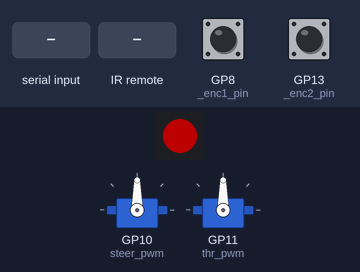
Bench run of a program on a simulated Raspberry Pi Pico running CircuitPython. Parts: 2 × servo, 1 RGB LEDs in strip order, left to right. The test bench sets the inputs (shaded band); at power-on: GP8 (_enc1_pin) HIGH, GP13 (_enc2_pin) HIGH. Dim RGB values are drawn brighter than linear; the interpreter's speed is modelled, so counts of loop turns are approximate; servo angles are drawn from the pulse width (0.5 ms = 0°, 2.5 ms = 180°); what the program prints to the serial console is not drawn.

Above: at 0.1 s.
At 1.2 s:
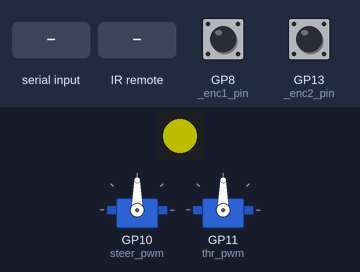
1.3 s: "center" typed at the serial console, then Enter
4.3 s: infrared code 0x45 received
At 5.7 s:
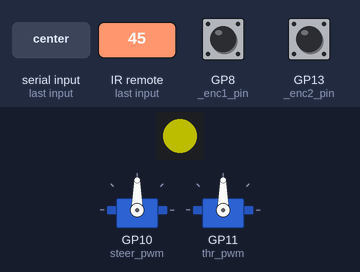
Timing chart, 0 to 7.3 s (numbered marks = the images above; inputs shaded):
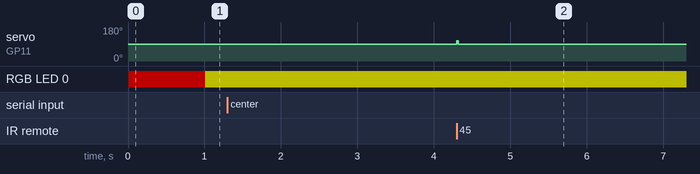

Measured:
- after the input at 1.3 s, every drawn part: stays the same
- after the input at 4.3 s, servo on GP11 (thr_pwm): 90° → 107° at once, → 90° 0.02 s later

The program:

code.py
```python
"""
RP2040‑Zero RoboHAT controller – CircuitPython 9 / 10
Advanced RC Control System with configurable operation modes
  • RC PWM in  : GP6 (steer), GP5 (throttle), GP7 (aux1), GP4 (aux2), GP3 (aux3), GP2 (aux4)
  • Servo PWM out : GP10 (steer), GP11 (throttle)
  • Motor control: GP12 (blade)
  • Wheel encoder 1: GP8  (signal – Hall effect, KY-003; software polling, A-pin)
  • Wheel encoder 2: GP13 (signal – Hall effect, KY-003; software polling, B-pin conflicts with blade)
  • Status NeoPixel on GP16
  • Hardware UART  : GP0 (TX → Pi GPIO15/RX), GP1 (RX ← Pi GPIO14/TX) at 115200 baud

USB/UART commands (accepted on both interfaces simultaneously)
  rc=enable / rc=disable
  rc_mode=<mode>           – set RC control mode (emergency|manual|assisted|training)
  rc_config=<ch>,<func>    – configure channel function
  pwm,<steer>,<throttle>   (µs, 1000‑2000) when RC disabled
  blade=<on|off>           – blade control
  enc=zero                 – reset both wheel‑tick counters
  get_rc_status           – get comprehensive RC status
"""

from __future__ import annotations

import sys
import time
import os

import board
import busio
import digitalio
import pwmio
import supervisor
import microcontroller
import adafruit_pixelbuf
import neopixel_write
from pulseio import PulseIn

# ----- Watchdog enum location changed in CP 9 ----- #
try:
    from watchdog import WatchDogMode  # CP ≥ 9
except ImportError:                    # CP ≤ 8
    from microcontroller import WatchDogMode  # type: ignore

# ---------- NeoPixel helper ---------- #
class SimpleNeoPixel(adafruit_pixelbuf.PixelBuf):
    def __init__(self, pin, n, *, brightness=1.0, auto_write=True, byteorder="GRB"):
        self._pin = digitalio.DigitalInOut(pin)
        self._pin.direction = digitalio.Direction.OUTPUT
        super().__init__(n, brightness=brightness, byteorder=byteorder, auto_write=auto_write)

    # new requirement in adafruit_pixelbuf 9+
    def _transmit(self, buf: memoryview, **kwargs) -> None:  # pylint: disable=invalid-name
        neopixel_write.neopixel_write(self._pin, buf)


pixel = SimpleNeoPixel(board.GP16, 1, brightness=0.3)

# ---------- Hardware UART (GP0/GP1) ---------- #
# Wiring: RP2040 GP0 (TX) → Pi GPIO15 (RXD / ttyAMA0 RX)
#         RP2040 GP1 (RX) ← Pi GPIO14 (TXD / ttyAMA0 TX)
# Use board.GP0/GP1 explicitly — board.TX/board.RX may not be defined on all
# CP10 board builds (Waveshare RP2040-Zero omits the TX/RX aliases).
_hw_uart: busio.UART | None = None
_uart_rx_buf: str = ""
try:
    _hw_uart = busio.UART(board.GP0, board.GP1, baudrate=115200, timeout=0)
    # Send boot beacon immediately so the Pi probe can detect UART is live
    _hw_uart.write(b"[status] boot uart=ok\r\n")
except Exception as _uart_err:  # noqa: BLE001
    print(f"Warning: hardware UART init failed: {_uart_err}")

# ---------- PWM servos ---------- #
PWM_FREQ = 50  # Hz

steer_pwm = pwmio.PWMOut(board.GP10, frequency=PWM_FREQ, duty_cycle=0)
thr_pwm   = pwmio.PWMOut(board.GP11, frequency=PWM_FREQ, duty_cycle=0)

# ---------- RC Control Modes ---------- #
class RCMode:
    EMERGENCY = "emergency"    # RC control only for emergency situations
    MANUAL = "manual"         # Complete manual control of all functions
    ASSISTED = "assisted"     # Manual control with safety oversight
    TRAINING = "training"     # Manual control with movement recording

# ---------- RC Channel Configuration ---------- #
RC_CHANNELS = {
    1: {"pin": board.GP6, "function": "steer", "min": 1000, "max": 2000, "center": 1500},
    2: {"pin": board.GP5, "function": "throttle", "min": 1000, "max": 2000, "center": 1500},
    3: {"pin": board.GP7, "function": "blade", "min": 1000, "max": 2000, "center": 1500},
    4: {"pin": board.GP4, "function": "speed_adj", "min": 1000, "max": 2000, "center": 1500},
    5: {"pin": board.GP3, "function": "emergency", "min": 1000, "max": 2000, "center": 1500},
    6: {"pin": board.GP2, "function": "mode_switch", "min": 1000, "max": 2000, "center": 1500},
}

# ---------- RC receiver (PulseIn) - Multi-channel ---------- #
rc_inputs = {}
for ch_num, config in RC_CHANNELS.items():
    try:
        rc_inputs[ch_num] = PulseIn(config["pin"], maxlen=100, idle_state=True)
        rc_inputs[ch_num].resume()
    except Exception as e:
        print(f"Warning: Failed to initialize RC channel {ch_num}: {e}")

# Additional motor control pins
blade_pwm = pwmio.PWMOut(board.GP12, frequency=PWM_FREQ, duty_cycle=0)

# ---------- Single-channel Hall effect wheel encoders ---------- #
# KY-003 / A3144 sensors wired to GP8 (enc1) and GP13 (enc2).
# countio.Counter can't be used:
#   GP8 = PWM4A (wrong channel type for countio)
#   GP13 = PWM6B, but blade_pwm uses PWM6A (same slice conflict)
# Both encoders use software edge detection in the main loop.
_enc1_pin = digitalio.DigitalInOut(board.GP8)
_enc1_pin.direction = digitalio.Direction.INPUT
_enc1_pin.pull = digitalio.Pull.UP
_enc1_prev = _enc1_pin.value
_enc1_count = 0
_enc2_pin = digitalio.DigitalInOut(board.GP13)
_enc2_pin.direction = digitalio.Direction.INPUT
_enc2_pin.pull = digitalio.Pull.UP
_enc2_prev = _enc2_pin.value
_enc2_count = 0

# ---------- Watchdog ---------- #
wdt = microcontroller.watchdog
wdt.timeout = 8
wdt.mode = WatchDogMode.RESET

FIRMWARE_VERSION  = "10.0.0"

# ---------- Globals ---------- #
rc_enabled        = True
rc_mode          = RCMode.EMERGENCY
last_serial_time  = time.monotonic()
SERIAL_TIMEOUT    = 5.0
MOTION_COMMAND_TIMEOUT = 0.5
BLADE_COMMAND_TIMEOUT = 1.0
_prev_led_state   = None
blade_enabled     = False
serial_motion_active = False
last_motion_command_time = 0.0
last_blade_command_time = 0.0
rc_signal_lost_time = None
SIGNAL_LOSS_TIMEOUT = 1.0
channel_data      = {}


# ---------- helpers ---------- #
def us_to_dc(us: int, freq: int = PWM_FREQ) -> int:
    period_us = 1_000_000 / freq
    return max(0, min(65535, int(us / period_us * 65535)))


def set_pwm(steer_us: int, thr_us: int) -> None:
    steer_pwm.duty_cycle = us_to_dc(steer_us)
    thr_pwm.duty_cycle   = us_to_dc(thr_us)


def blade_off() -> None:
    global blade_enabled  # pylint: disable=global-statement
    blade_pwm.duty_cycle = 0
    blade_enabled = False


def drain_pulsein(pin: PulseIn) -> list[int]:
    """Return all pulses then clear the buffer. Works in CP 9 & 10."""
    pulses: list[int] = []
    # CP ≤9 supported iteration; CP 10 does not.
    # RuntimeError: buffer overrun is raised by CP when RC noise fills the
    # 100-slot PulseIn buffer before we drain it -- catch it to avoid a crash.
    try:
        pulses = list(pin)
        pin.clear()
    except TypeError:
        try:
            while len(pin):
                pulses.append(pin.popleft())
        except Exception:  # noqa: BLE001
            pin.clear()
    except Exception:  # noqa: BLE001 -- RuntimeError: buffer overrun, etc.
        try:
            pin.clear()
        except Exception:  # noqa: BLE001
            pass
    return pulses


def read_rc() -> dict[int, int]:
    """Read RC values from all configured channels"""
    global channel_data, rc_signal_lost_time

    current_data = {}
    signal_present = False

    for ch_num, rc_input in rc_inputs.items():
        if rc_input:
            pulses = [p for p in drain_pulsein(rc_input) if 800 <= p <= 2200][-5:]
            if pulses:
                current_data[ch_num] = sum(pulses) // len(pulses)
                signal_present = True
            else:
                # Use last known value or center position
                current_data[ch_num] = channel_data.get(ch_num, RC_CHANNELS[ch_num]["center"])
        else:
            current_data[ch_num] = RC_CHANNELS[ch_num]["center"]

    # Track signal loss
    if signal_present:
        rc_signal_lost_time = None
    elif rc_signal_lost_time is None:
        rc_signal_lost_time = time.monotonic()

    # Update global channel data
    channel_data.update(current_data)
    return current_data

def get_rc_channel_value(channel: int, function: str = None) -> int:
    """Get RC channel value by number or function"""
    if function:
        for ch_num, config in RC_CHANNELS.items():
            if config["function"] == function:
                return channel_data.get(ch_num, config["center"])
    return channel_data.get(channel, RC_CHANNELS.get(channel, {}).get("center", 1500))

def is_rc_signal_lost() -> bool:
    """Check if RC signal is lost"""
    return rc_signal_lost_time is not None and (time.monotonic() - rc_signal_lost_time) > SIGNAL_LOSS_TIMEOUT


def parse_cmd(line: str) -> tuple[str, str | None, str | None]:
    line = line.strip().lower()
    if line == "rc=enable":
        return "rc_enable", None, None
    if line == "rc=disable":
        return "rc_disable", None, None
    if line in ("enc=zero", "enc1=zero", "enc2=zero"):
        return "enc_zero", None, None
    if line == "get_rc_status":
        return "get_rc_status", None, None
    if line.startswith("rc_mode="):
        try:
            mode = line.split("=")[1]
            if mode in [RCMode.EMERGENCY, RCMode.MANUAL, RCMode.ASSISTED, RCMode.TRAINING]:
                return "rc_mode", mode, None
        except (IndexError, ValueError):
            pass
    if line.startswith("rc_config="):
        try:
            parts = line.split("=")[1].split(",")
            if len(parts) == 2:
                return "rc_config", parts[0], parts[1]
        except (IndexError, ValueError):
            pass
    if line.startswith("blade="):
        try:
            state = line.split("=")[1]
            if state in ["on", "off"]:
                return "blade", state, None
        except IndexError:
            pass
    if line.startswith("pwm,"):
        try:
            s, t = map(int, line.split(",")[1:3])
            if 1000 <= s <= 2000 and 1000 <= t <= 2000:
                return "pwm", str(s), str(t)
        except (ValueError, IndexError):
            pass
    return "invalid", None, None


def set_led(rc: bool, *, force=False) -> None:
    global _prev_led_state  # pylint: disable=global-statement
    if force or rc != _prev_led_state:
        pixel[0] = (0, 255, 0) if rc else (0, 0, 255)
        pixel.show()
        _prev_led_state = rc


def read_serial_line() -> str | None:
    buf = ""
    while supervisor.runtime.serial_bytes_available:
        ch = sys.stdin.read(1)
        if ch in ("\n", "\r"):
            return buf if buf else None
        buf += ch
    return None


def read_uart_line() -> str | None:
    """Drain hardware UART bytes and return a complete line when one is ready."""
    global _uart_rx_buf  # pylint: disable=global-statement
    if _hw_uart is None or not _hw_uart.in_waiting:
        return None
    while _hw_uart.in_waiting:
        chunk = _hw_uart.read(_hw_uart.in_waiting)
        if not chunk:
            break
        _uart_rx_buf += chunk.decode("utf-8", "ignore")
    if "\n" in _uart_rx_buf or "\r" in _uart_rx_buf:
        for sep in ("\r\n", "\n", "\r"):
            if sep in _uart_rx_buf:
                line, _, _uart_rx_buf = _uart_rx_buf.partition(sep)
                return line.strip() if line.strip() else None
    return None


def uart_write(msg: str) -> None:
    """Send a response line back over hardware UART."""
    if _hw_uart is not None:
        try:
            _hw_uart.write((msg + "\r\n").encode("utf-8"))
        except Exception:  # noqa: BLE001
            pass


def get_circuitpython_version() -> str:
    """Return best-effort CircuitPython version across CP9/CP10 builds."""
    try:
        uname = os.uname()
        release = getattr(uname, "release", "")
        if release:
            return str(release)
    except Exception:
        pass

    try:
        impl = getattr(sys, "implementation", None)
        version = getattr(impl, "version", None)
        if version and len(version) >= 3:
            return f"{version[0]}.{version[1]}.{version[2]}"
    except Exception:
        pass

    return "unknown"


# ---------- main loop ---------- #
def main() -> None:
    global rc_enabled, last_serial_time, rc_mode, blade_enabled  # pylint: disable=global-statement
    global _enc1_count, _enc1_prev, _enc2_count, _enc2_prev
    global serial_motion_active, last_motion_command_time, last_blade_command_time

    set_pwm(1500, 1500)
    blade_off()
    set_led(True, force=True)
    startup_msg = f"▶ RoboHAT Advanced RC Control ready (CircuitPython {get_circuitpython_version()})"
    try:
        print(startup_msg)
    except Exception:  # USB CDC write can raise OSError in CP10 before host is ready
        pass
    uart_write(startup_msg)

    hb_t   = time.monotonic()
    channel_values = {}

    while True:
        wdt.feed()
        try:
            now = time.monotonic()

            # --- serial commands (USB CDC or hardware UART) --- #
            usb_line  = read_serial_line()
            uart_line = read_uart_line()

            for raw_line, source in ((usb_line, "USB"), (uart_line, "UART")):
                if not raw_line:
                    continue
                tag = f"[{source}]"
                # Any received command resets the USB-timeout clock so that
                # status queries (get_rc_status, enc=zero, blade=…) do not
                # inadvertently drain the 2 s budget while RC is disabled.
                last_serial_time = now
                cmd, param1, param2 = parse_cmd(raw_line)

                def respond(msg: str) -> None:
                    full = f"{tag} {msg}"
                    try:
                        print(full)
                    except Exception:  # noqa: BLE001 -- USB CDC write can raise OSError in CP10
                        pass
                    uart_write(full)

                if cmd == "rc_enable":
                    rc_enabled = True
                    set_led(rc_enabled)
                    respond(f"RC enabled, mode: {rc_mode}")
                elif cmd == "rc_disable":
                    rc_enabled = False
                    last_serial_time = now
                    set_led(rc_enabled)
                    respond("RC disabled – serial control")
                elif cmd == "rc_mode":
                    rc_mode = param1
                    respond(f"RC mode set to: {rc_mode}")
                elif cmd == "blade":
                    blade_enabled = (param1 == "on")
                    blade_pwm.duty_cycle = us_to_dc(2000) if blade_enabled else 0
                    last_blade_command_time = now if blade_enabled else 0.0
                    respond(f"Blade {'enabled' if blade_enabled else 'disabled'}")
                elif cmd == "get_rc_status":
                    signal_lost = is_rc_signal_lost()
                    status = {
                        "rc_enabled": rc_enabled,
                        "rc_mode": rc_mode,
                        "signal_lost": signal_lost,
                        "blade_enabled": blade_enabled,
                        "channels": channel_data,
                        "encoder_1": _enc1_count,
                        "encoder_2": _enc2_count,
                    }
                    respond(f"STATUS {status}")
                elif cmd == "enc_zero":
                    _enc1_count = 0
                    _enc1_prev = _enc1_pin.value
                    _enc2_count = 0
                    _enc2_prev = _enc2_pin.value
                    respond("Encoder counters reset")
                elif cmd == "pwm" and not rc_enabled:
                    steer_us = int(param1)
                    throttle_us = int(param2)
                    set_pwm(steer_us, throttle_us)
                    serial_motion_active = steer_us != 1500 or throttle_us != 1500
                    last_motion_command_time = now if serial_motion_active else 0.0
                    last_serial_time = now
                    respond(f"PWM set → steer={param1} µs throttle={param2} µs")
                else:
                    respond(f"Invalid: {raw_line}")

            # --- serial timeout (no serial commands for SERIAL_TIMEOUT seconds) --- #
            if not rc_enabled and (now - last_serial_time) > SERIAL_TIMEOUT:
                rc_enabled = True
                set_led(rc_enabled)
                serial_motion_active = False
                blade_off()
                timeout_msg = f"[SERIAL] Timeout – back to RC mode: {rc_mode}"
                print(timeout_msg)
                uart_write(timeout_msg)

            if (
                not rc_enabled
                and serial_motion_active
                and (now - last_motion_command_time) > MOTION_COMMAND_TIMEOUT
            ):
                set_pwm(1500, 1500)
                serial_motion_active = False
                fault_msg = "[SERIAL] Motion TTL expired – neutral"
                print(fault_msg)
                uart_write(fault_msg)

            if (
                not rc_enabled
                and blade_enabled
                and (now - last_blade_command_time) > BLADE_COMMAND_TIMEOUT
            ):
                blade_off()
                fault_msg = "[SERIAL] Blade TTL expired – off"
                print(fault_msg)
                uart_write(fault_msg)

            # --- control path --- #
            if rc_enabled:
                channel_values = read_rc()

                # Handle signal loss
                if is_rc_signal_lost():
                    # Emergency failsafe - center all controls
                    set_pwm(1500, 1500)
                    blade_off()
                    pixel[0] = (255, 255, 0)  # Yellow for signal loss
                    pixel.show()
                else:
                    # Normal RC control based on mode
                    steer_val = channel_values.get(1, 1500)
                    throttle_val = channel_values.get(2, 1500)

                    # Emergency stop check (channel 5)
                    emergency_val = channel_values.get(5, 1500)
                    if emergency_val < 1200:  # Emergency stop triggered
                        set_pwm(1500, 1500)
                        blade_off()
                        pixel[0] = (255, 0, 0)  # Red for emergency stop
                        pixel.show()
                    else:
                        # Normal operation
                        set_pwm(steer_val, throttle_val)

                        # Blade control (channel 3)
                        blade_val = channel_values.get(3, 1500)
                        if rc_mode in [RCMode.MANUAL, RCMode.ASSISTED] and blade_val > 1700:
                            blade_enabled = True
                            blade_pwm.duty_cycle = us_to_dc(2000)
                        else:
                            blade_enabled = False
                            blade_off()

                        set_led(rc_enabled)

            # --- heartbeat --- #
            if now - hb_t >= 5:
                control_source = f"RC-{rc_mode}" if rc_enabled else "SERIAL"
                signal_status = "LOST" if is_rc_signal_lost() else "OK"
                hb_msg = (
                    f"[{control_source}] v{FIRMWARE_VERSION} signal={signal_status} "
                    f"steer={channel_values.get(1, 1500)} µs "
                    f"thr={channel_values.get(2, 1500)} µs "
                    f"blade={'ON' if blade_enabled else 'OFF'} "
                    f"enc_1={_enc1_count} enc_2={_enc2_count}"
                )
                print(hb_msg)
                uart_write(hb_msg)
                hb_t = now

            # Software edge-count for both encoders (GP8/GP13; countio not usable, see init)
            _enc1_now = _enc1_pin.value
            if _enc1_now != _enc1_prev:  # any transition = magnet edge
                _enc1_count += 1
            _enc1_prev = _enc1_now
            _enc2_now = _enc2_pin.value
            if _enc2_now != _enc2_prev:  # any transition = magnet edge
                _enc2_count += 1
            _enc2_prev = _enc2_now
            time.sleep(0.002)
        except Exception as _loop_err:  # noqa: BLE001
            try:
                uart_write(f"[ERROR] loop: {_loop_err!r}")
            except Exception:  # noqa: BLE001
                pass


if __name__ == "__main__":
    try:
        main()
    except Exception as err:  # noqa: BLE001
        print(f"[FATAL] {err!r}")
    finally:
        set_pwm(1500, 1500)
        blade_off()
        pixel[0] = (255, 0, 0)  # red = halted/error
        pixel.show()
```
